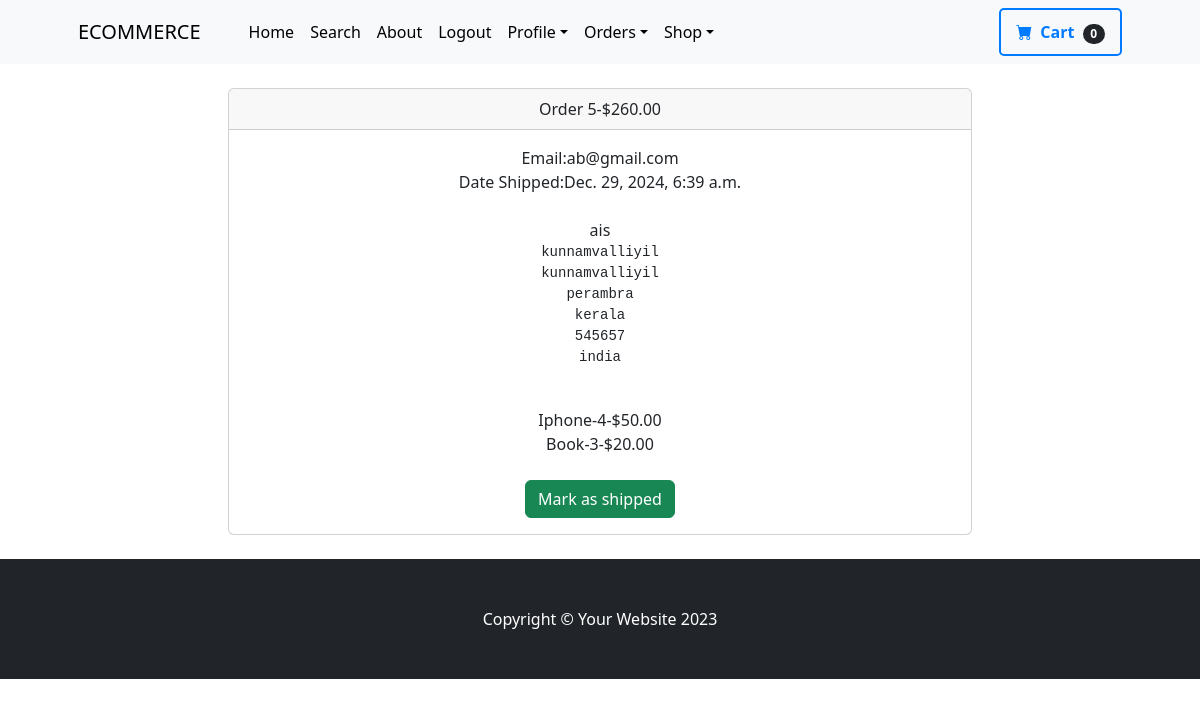
Page /payment/orders/5/ (signed in) on the committed database.
### payment/models.py (models this page shows, shortened)
class Order(models.Model):
    user=models.ForeignKey(User,on_delete=models.CASCADE,null=True,blank=True)
    full_name=models.CharField(max_length=250)
    email=models.EmailField(max_length=250)
    shipping_address=models.TextField(max_length=15000)
    amount_paid=models.DecimalField(max_digits=7,decimal_places=2)
    date_ordered=models.DateTimeField(auto_now_add=True)
    shipped=models.BooleanField(default=False)
    date_shipped=models.DateTimeField(blank=True,null=True)

class OrderItem(models.Model):
    order=models.ForeignKey(Order,on_delete=models.CASCADE,null=True)
    product=models.ForeignKey(Product,on_delete=models.CASCADE,null=True)
    user=models.ForeignKey(User,on_delete=models.CASCADE,null=True,blank=True)
    quantity=models.PositiveBigIntegerField(default=1)
    price=models.DecimalField(max_digits=7,decimal_places=2)

### store/models.py (models this page shows)
class Product(models.Model) :
    name=models.CharField(max_length=100)
    price=models.DecimalField(default=0,decimal_places=2,max_digits=6)
    category=models.ForeignKey(Category,on_delete=models.CASCADE,default=1)
    description=models.CharField(max_length=250,default='',blank=True)
    image=models.ImageField(upload_to='uploads/product/')
    is_sale=models.BooleanField(default=0)
    sale_price=models.DecimalField(default=0,decimal_places=2,max_digits=6)
    rating = models.DecimalField(max_digits=3, decimal_places=1, default=0,help_text="Product rating out of 5.0"
    )
    def __str__(self):
        return self.name

### payment/views.py (the view, shortened to what this page needs)
# urls.py: path('orders/<int:pk>/',views.orders,name='orders'),
def orders(request, pk):
    if request.user.is_authenticated and request.user.is_superuser:
        order = get_object_or_404(Order, id=pk)
        items = OrderItem.objects.filter(order=order)
        return render(request, "orders.html", {'order': order, 'items': items})
    else:
        messages.error(request, 'Access denied')
        return redirect('home')

### cart/cart.py (called while the page is built)
    def __len__(self):
        return sum(item['quantity'] for item in self.cart.values())

### cart/context_processes.py (called while the page is built)
def cart(request):
    return {'cart':Cart(request)}

### payment/templates/orders.html (shortened to what this page needs)
{% extends 'base.html' %}
{% block content %}
<div class="container">
    <div class="row">
        <center>
            <div class="col-8">
                <br/>
                <div class="card">
                    <div class="card-header">
                      Order {{ order.id}}-${{order.amount_paid}}
                    </div>
                    <div class="card-body">
                      Email:{{order.email}}<br/>
                      {% if order.date_shipped%}
                      Date Shipped:{{order.date_shipped}}
                      {% else %}
                      Date Ordered:{{order.date_ordered}}
                      {% endif %}
                      <br/><br/>
                      {{order.full_name}}<br/>
                      <pre>{{order.shipping_address}}</pre>
                      <br/>
                     {% for item in items%}
                     {{item.product}}-{{item.quantity}}-${{item.price}}<br/>
                     {% endfor %}
<br/>
{% if not order.shipped %}
<form method="POST">
    <button type="submit" class="btn btn-success">Mark as shipped</button>
</form>
    {% endif%}
                    </div>
                  </div>
            </div>
        </center>
    </div>
</div>
<br/>
{% endblock %}

### rows in the picture
Order: id "5", amount_paid "260.00", email "ab@gmail.com", date_shipped "Dec. 29, 2024, 6:39 a.m.", full_name "ais", shipping_address "kunnamvalliyil kunnamvalliyil perambra kerala 545657 india"
OrderItem: product "Iphone", quantity "4", price "50.00"
OrderItem: product "Book", quantity "3", price "20.00"

### other values in the picture
{{ cart|length }} "0"
